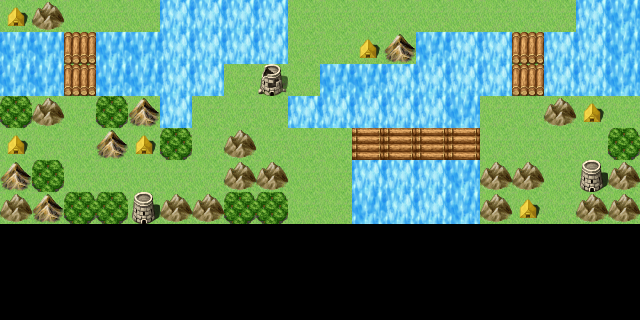

This is a level from a 2D game, rendered from its Tiled map with the project's own tilesets. A one-line summary and the complete map file follow:
An orthogonal 20x10 tile map with 32x32 px tiles, 3 tile layers (none, building, bsic), 3 tilesets and 2 objects (us, enemy).

<map version="1.0" orientation="orthogonal" renderorder="right-down" width="20" height="10" tilewidth="32" tileheight="32" nextobjectid="16">
 <tileset firstgid="1" name="tukuai" tilewidth="32" tileheight="32" tilecount="896" columns="8">
  <image source="tukuai.png" width="256" height="3584" trans="ff00ff" />
 </tileset>
 <tileset firstgid="897" name="TileA2" tilewidth="32" tileheight="32" tilecount="192" columns="16">
  <image source="TileA2.png" width="512" height="384" trans="ff00ff" />
 </tileset>
 <tileset firstgid="1089" name="TileC" tilewidth="32" tileheight="32" tilecount="256" columns="16">
  <image source="TileC.png" width="512" height="512" trans="ff00ff" />
 </tileset>
 <layer name="none" width="20" height="10" offsetx="0" offsety="-96">
  <data encoding="csv">
23,23,23,23,23,23,23,23,23,23,23,23,23,23,23,23,23,23,23,23,
23,23,23,23,23,23,23,23,23,23,23,23,23,23,23,23,23,23,23,23,
23,23,23,23,23,23,23,23,23,23,23,23,23,23,23,23,23,23,23,23,
23,23,23,23,23,23,23,23,23,23,23,23,23,23,23,23,23,23,23,23,
23,23,23,23,23,23,23,23,23,23,23,23,23,23,23,23,23,23,23,23,
23,23,23,23,23,23,23,23,23,23,23,23,23,23,23,23,23,23,23,23,
23,23,23,23,23,23,23,23,23,23,23,23,23,23,23,23,23,23,23,23,
23,23,23,23,23,23,23,23,23,23,23,23,23,23,23,23,23,23,23,23,
23,23,23,23,23,23,23,23,23,23,23,23,23,23,23,23,23,23,23,23,
23,23,23,23,23,23,23,23,23,23,23,23,23,23,23,23,23,23,23,23
</data>
 </layer>
 <objectgroup name="roleobj" offsetx="0" offsety="-96">
  <object id="14" name="us" x="576" y="288" />
  <object id="15" name="enemy" x="32" y="64" />
 </objectgroup>
 <layer name="building" width="20" height="10" offsetx="0" offsety="-96">
  <data encoding="csv">
0,0,0,294,0,0,0,0,0,0,0,0,0,0,0,0,0,0,0,0,
0,370,0,0,0,0,0,0,0,0,294,0,370,0,294,0,0,0,0,0,
0,0,0,0,0,0,0,0,0,0,0,0,0,0,0,0,0,0,0,0,
294,0,0,0,0,0,0,0,0,0,0,0,0,0,0,0,0,0,0,0,
0,0,0,0,0,0,0,0,0,0,0,294,0,0,0,0,0,0,0,0,
0,0,0,0,0,0,0,0,0,0,0,0,0,0,0,0,0,0,0,0,
0,0,0,0,0,0,0,0,0,0,0,0,0,0,0,0,0,0,294,0,
294,0,0,0,294,0,0,0,0,0,0,0,0,0,0,0,0,0,0,0,
0,0,0,0,0,0,0,0,0,0,0,0,0,0,0,0,0,0,370,0,
0,0,0,0,370,0,0,0,0,0,0,0,0,0,0,0,294,0,0,0
</data>
 </layer>
 <layer name="bsic" width="20" height="10" offsetx="0" offsety="-96">
  <data encoding="csv">
949,950,23,294,902,88,88,88,88,900,900,900,900,24,24,24,24,24,24,24,
950,370,23,902,902,88,88,88,900,23,294,950,370,950,294,24,24,24,88,24,
23,23,23,23,23,146,146,146,146,23,23,950,23,950,23,900,900,900,88,24,
294,950,23,23,23,88,88,88,88,23,23,23,23,23,23,23,23,23,88,24,
24,24,145,24,24,88,88,88,88,23,23,294,902,24,88,88,145,88,88,24,
24,24,145,24,24,88,88,23,378,23,24,24,88,88,88,88,145,88,88,24,
900,950,23,900,902,88,23,23,23,88,88,88,88,88,24,23,23,950,294,23,
294,23,23,901,294,900,23,950,23,23,0,146,146,146,146,23,23,0,23,900,
902,900,23,23,23,23,23,950,950,23,23,88,88,88,24,950,950,23,370,950,
950,902,900,900,370,950,950,900,900,23,23,24,88,88,24,950,294,23,950,950
</data>
 </layer>
</map>